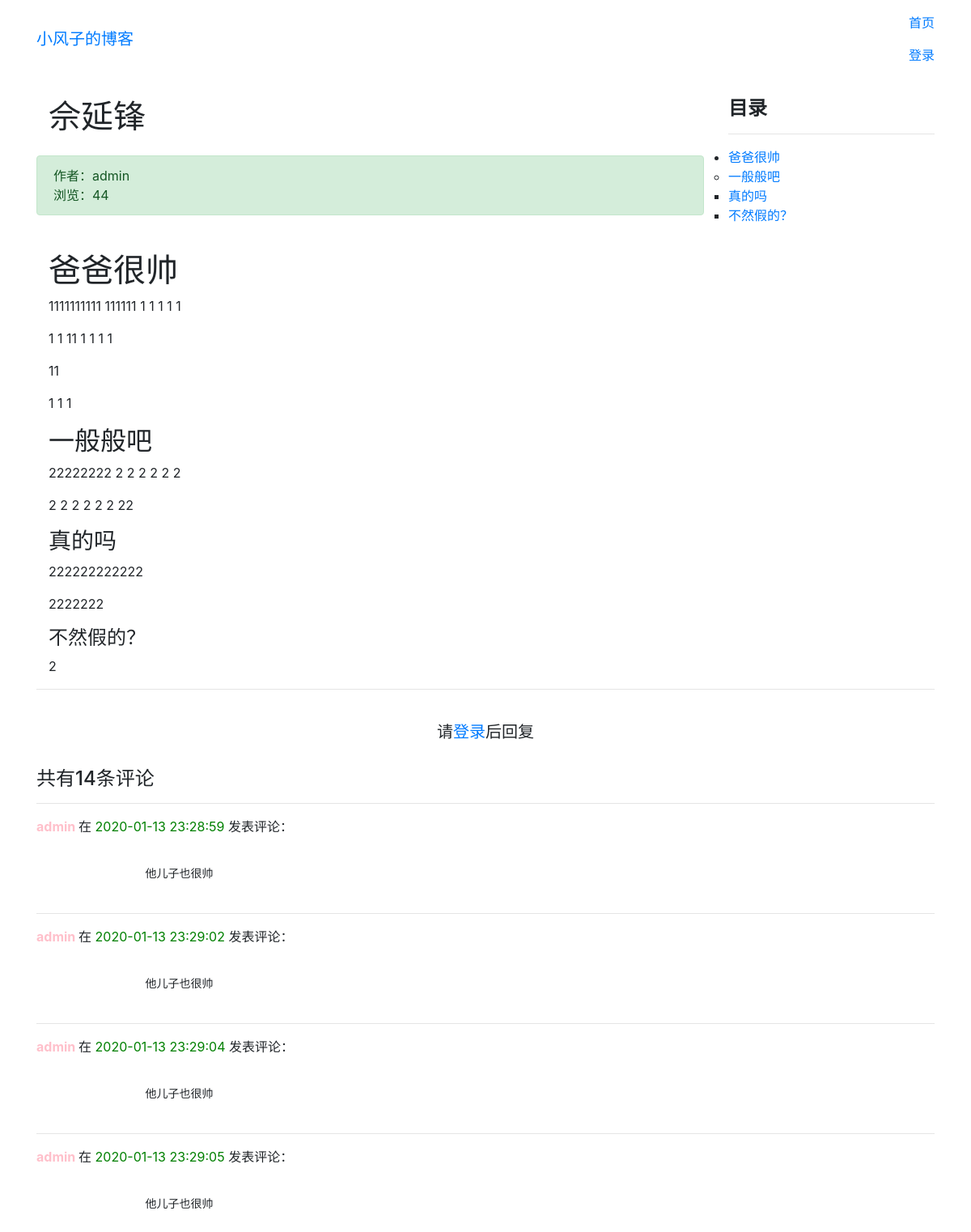
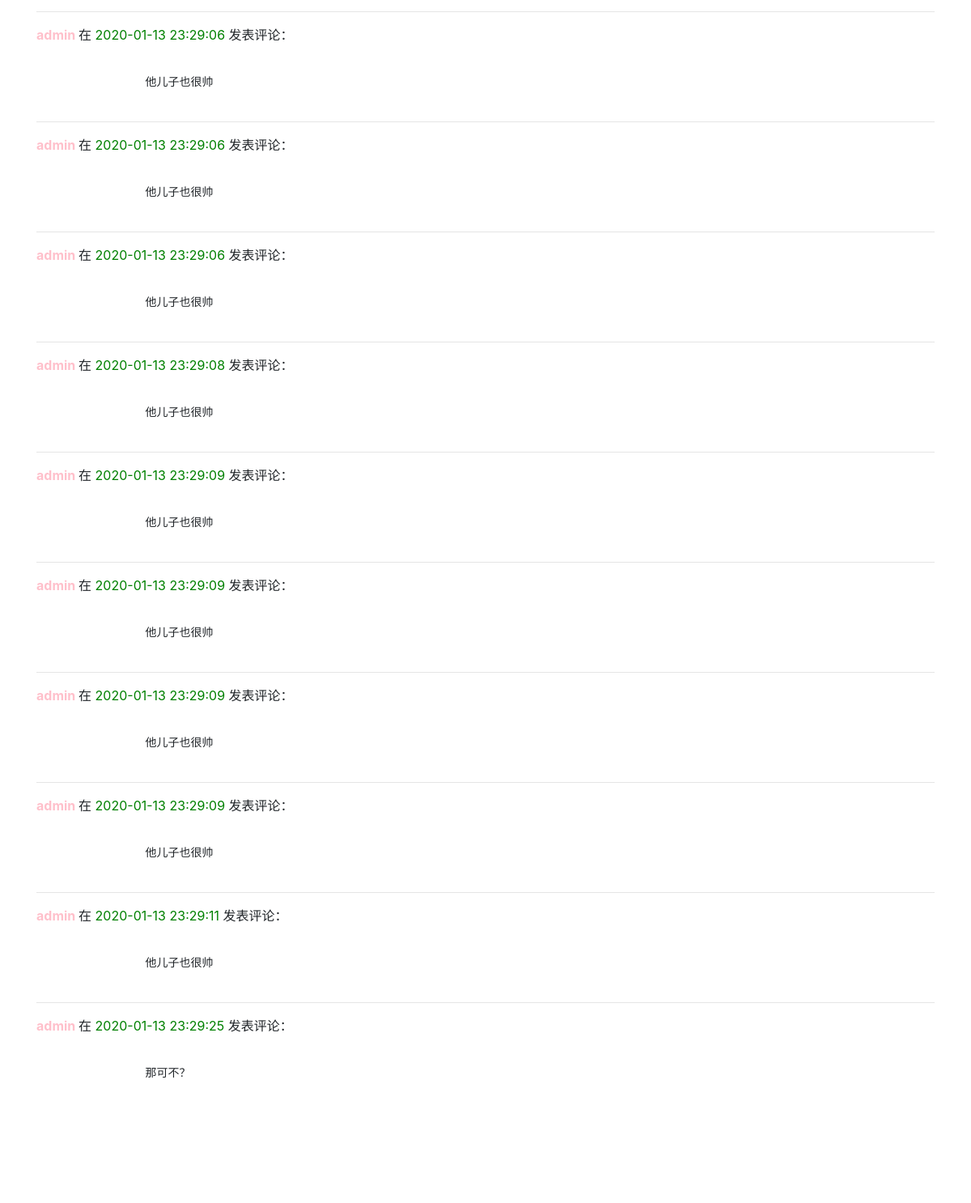
Screenshot of /article/article-detail/30/ with the database file from the repository (2 pictures, top to bottom).
### article/models.py (models this page shows, shortened)
class ArticlePost(models.Model):
    author = models.ForeignKey(User, on_delete=models.CASCADE)
    title = models.CharField(max_length=100)
    body = models.TextField()
    created = models.DateTimeField(default=timezone.now)
    updated = models.DateTimeField(auto_now=True)
    total_views = models.PositiveIntegerField(default=0)
    class Meta:
        ordering = ('-created',)

### comment/models.py (models this page shows, shortened)
class Comment(models.Model):
    article = models.ForeignKey(
        ArticlePost,
        on_delete=models.CASCADE,
        related_name='comments'
    )
    user = models.ForeignKey(
        User,
        on_delete=models.CASCADE,
        related_name='comments'
    )
    body = models.TextField()
    created = models.DateTimeField(auto_now_add=True)
    class Meta:
        ordering = ('created',)

### article/views.py (the view)
# urls.py: path('article-detail/<int:id>/', views.article_detail, name='article_detail'),
def article_detail(request, id):
    article = ArticlePost.objects.get(id=id)
    comments = Comment.objects.filter(article=id)
    article.total_views += 1
    article.save(update_fields=['total_views'])
    '''

    第一个参数是需要渲染的文章正文article.body
    第二个参数载入了常用的语法扩展，markdown.extensions.extra中包括了缩写、表格等扩展，
    markdown.extensions.codehilite则是后面要使用的代码高亮扩展。
    '''
    md = markdown.Markdown(
        extensions=[
            'markdown.extensions.extra',
            'markdown.extensions.codehilite',
            'markdown.extensions.toc',
        ]
    )
    '''
    先将Markdown类赋值给一个临时变量md，然后用convert()
    方法将正文渲染为html页面。通过md.toc将目录传递给模板。
    '''
    article.body = md.convert(article.body)
    context = { 'article': article, 'toc': md.toc, 'comments': comments }
    return render(request, 'article/detail.html', context)

### templates/article/detail.html (shortened to what this page needs)
{% extends "base.html" %}
{% load staticfiles %}
{% block content %}
<div class="container">
    <div class="row">
        <div class="col-9">
            <h1 class="col-12 mt-4 mb-4">{{ article.title }}</h1>
            <div class="col-12 alert alert-success">
                <div>
                    作者：{{ article.author }}
                </div>
                <div>
                    浏览：{{ article.total_views }}
                </div>
            </div>
        </div>
        <div class="col-3 mt-4">
            <h4><strong>目录</strong></h4>
            <hr>
            <div>
                {{ toc|safe }}
            </div>
        </div>
        </div>
        <div class="col-12">
            <p>{{article.body|safe}}</p>
        </div>
        <hr>
        {% if user.is_authenticated %}
            <div>
                <form
                        action="{% url 'comment:post_comment' article.id %}"
                        method="POST"
                >
                {% csrf_token %}
                        <div class="form-group">
                            <label for="body">
                                <strong>
                                    我也要评论：
                                </strong>
                            </label>
                            <textarea
                                    type="text"
                                    class="form-control"
                                    id="body"
                                    name="body"
                                    rows="2"></textarea>
                        </div>
                        <button type="submit" class="btn btn primary">评论</button>
                    </form>
            </div>
            <br>
        {% else %}
            <br>
            <h5 class="row justify-content-center">
                请<a href="{% url 'userprofile:login' %}">登录</a>后回复
            </h5>
            <br>
        {% endif %}
        <h4>共有{{ comments.count }}条评论</h4>
        <div>
            {% for comment in comments %}
                <hr>
                <p>
                    <strong style="color: pink">
                        {{ comment.user }}
                    </strong>在
                    <span style="color: green">
                        {{ comment.created|date:"Y-m-d H:i:s" }}
                    </span>发表评论：
                </p>
                <pre style=="font-family:inherit;font-size:1em;">
                {{ comment.body }}
                </pre>
            {% endfor %}
        </div>
    </div>
{% endblock content %}

### templates/base.html (shortened to what this page needs)
{% load staticfiles %}
<!DOCTYPE html>
<html lang="zh-cn">
<head>
    <link rel="stylesheet" href="https://stackpath.bootstrapcdn.com/bootstrap/4.1.3/css/bootstrap.min.css">
    <link rel="stylesheet" href="{% static 'md_css/monokai.css' %}">
    <link rel="stylesheet" type="text/css" href="{% static 'bizhi/bizhi.css' %}">
</head>
<body>
    {% include 'header.html' %}
    {% block content %}{% endblock content %}
    {% include 'footer.html' %}
    <video id="v1" autoplay loop>
        <source src="{% static 'vedio/vlog.mp4' %}" type="video/mp4">
    </video>
</body>
</html>

### templates/header.html (shortened to what this page needs)
<nav class="navbar navbar-fixed-top navbar-transparent" role="navigation">
  <div class="container">
    <a class="navbar-brand" href="{% url 'article:article_list' %}">小风子的博客</a>
    <div>
      <ul class="navbar-nav">
        <li class="nav-item">
          <a class="nav-link" href="{% url 'article:article_list' %}">首页</a>
        </li>
        {% if user.is_authenticated %}
        <li class="nav-item dropdown">
            <a class="nav-link dropdown-toggle" href="#" id="navbarDropdown" role="button" data-toggle="dropdown" aria-haspopup="true" aria-expanded="false">
              {{ user.username }}
            </a>
            <div class="dropdown-menu" aria-labelledby="navbarDropdown">
              <a class="dropdown-item" href="{% url "article:article_create" %}">新建博客</a>
              <a class="dropdown-item" href="{% url "userprofile:edit" user.id %}">个人信息</a>
              <a class="dropdown-item" href="#" onclick="user_delete()">删除用户</a>
              <a class="dropdown-item" href="{% url "userprofile:logout" %}">退出登录</a>
            </div>
        </li>
        {% else %}
            <li class="nav-item">
                <a class="nav-link" href="{% url 'userprofile:login' %}">登录</a>
            </li>
        {% endif %}
      </ul>
    </div>
  </div>
</nav>

### templates/footer.html
{% load staticfiles %}
<div>
    <br><br><br>
</div>
<footer class="navbar navbar-fixed-top navbar-transparent" role="navigation">
    <div class="center-block" style="width: 1650px;">
        <div class="container">
            <p class="m-0 text-center text-white ">Copyright &copy; www.xiaofengzi.com 2019</p>
        </div>
     </div>
</footer>

### static/bizhi/bizhi.css (style rules this page uses)
* { margin: 0px; padding: 0px; }
body { background: transparent; }
video { position: fixed; right: 0; bottom: 0; min-width: 100%; min-height: 100%; width: auto; height: auto; z-index: -9999; }

### rows the page displays
ArticlePost: title "佘延锋", author "admin", total_views "44", body "爸爸很帅 1111111111 111111 1 1 1 1 1 1 1 11 1 1 1 1 11 1 1 1 一般般吧 22222222 2 2 2 2 2 2 2 2 2 2 2 2 22 真的吗 222222222222 2222222 不然假的？ 2"
Comment: user "admin", created "2020-01-13 23:28:59", body "他儿子也很帅"
Comment: user "admin", created "2020-01-13 23:29:02", body "他儿子也很帅"
Comment: user "admin", created "2020-01-13 23:29:04", body "他儿子也很帅"
Comment: user "admin", created "2020-01-13 23:29:05", body "他儿子也很帅"
Comment: user "admin", created "2020-01-13 23:29:06", body "他儿子也很帅"
Comment: user "admin", created "2020-01-13 23:29:06", body "他儿子也很帅"
Comment: user "admin", created "2020-01-13 23:29:06", body "他儿子也很帅"
Comment: user "admin", created "2020-01-13 23:29:08", body "他儿子也很帅"
Comment: user "admin", created "2020-01-13 23:29:09", body "他儿子也很帅"
Comment: user "admin", created "2020-01-13 23:29:09", body "他儿子也很帅"
Comment: user "admin", created "2020-01-13 23:29:09", body "他儿子也很帅"
Comment: user "admin", created "2020-01-13 23:29:09", body "他儿子也很帅"
Comment: user "admin", created "2020-01-13 23:29:11", body "他儿子也很帅"
Comment: user "admin", created "2020-01-13 23:29:25", body "那可不？"

### other values shown
{{ toc|safe }} "爸爸很帅 一般般吧 真的吗 不然假的？"
{{ comments.count }} "14"
